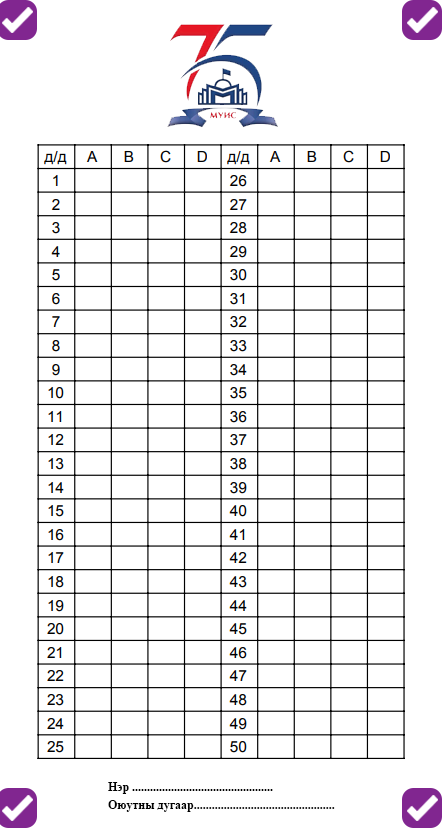
#> input picture orb/answer.png, 442 x 828 px
$ python flann_matcher.py
#> lines starting #> are read from the running program, lines starting #| are printed output that depends on the picture
import numpy as np
import cv2 as cv
from matplotlib import pyplot as plt
img1 = cv.imread('answer.png',0)
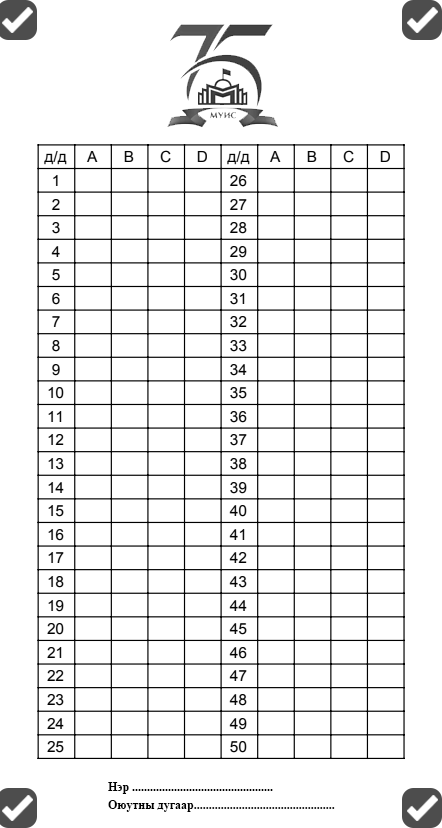
#> img1: shape (828, 442); min 0, max 255, mean 234.7
img2 = cv.imread('main3.jpg',0)
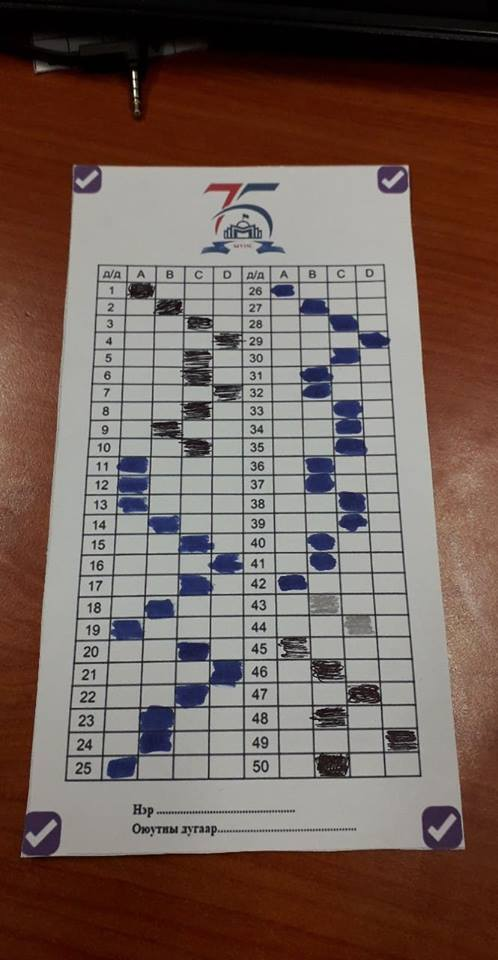
#> input picture orb/main3.jpg, 498 x 960 px
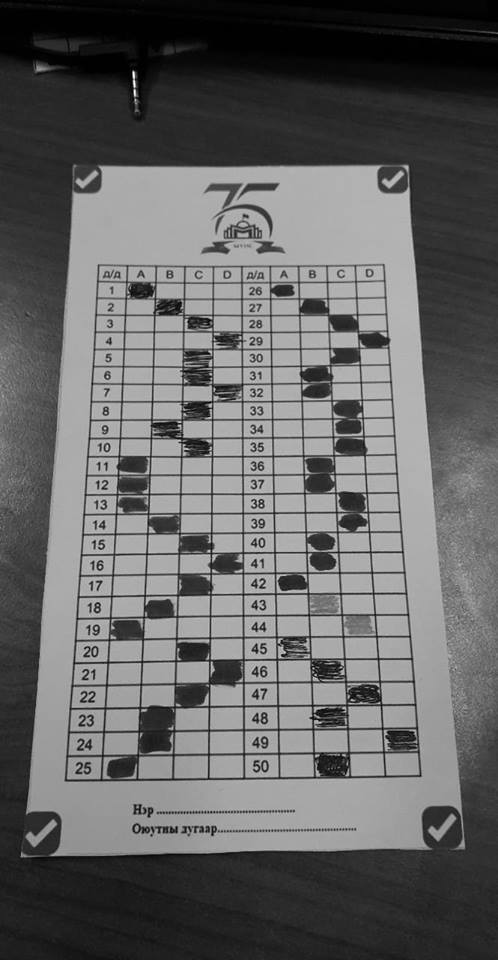
#> img2: shape (960, 498); min 0, max 255, mean 100.4

sift =  cv.xfeatures2d.SIFT_create()
kp1, des1 = sift.detectAndCompute(img1,None)
#> kp1 = 2703 keypoints; strongest (x, y, size): (112, 788, 1.9), (112, 784, 1.9), (53, 209, 1.9), (231, 209, 1.9)
kp2, des2 = sift.detectAndCompute(img2,None)
#> kp2 = 3111 keypoints; strongest (x, y, size): (133, 73, 2.4), (134, 91, 2), (134, 85, 2.5), (209, 551, 1.9)

FLANN_INDEX_KDTREE = 1
index_params = dict(algorithm = FLANN_INDEX_KDTREE, trees = 5)
search_params = dict(checks=50)
flann = cv.FlannBasedMatcher(index_params,search_params)
matches = flann.knnMatch(des1,des2,k=2)
#> matches = 2703 matches

matchesMask = [[0,0] for i in range(len(matches))]
#> matchesMask = 2703 pairs, first value 0 to 0, second value 0 to 0

for i,(m,n) in enumerate(matches):
    if m.distance < 0.7*n.distance:
        matchesMask[i]=[1,0]
#> after the loop, matchesMask = 2703 pairs, first value 0 to 1, second value 0 to 0
draw_params = dict(matchColor = (0,255,0),
                   singlePointColor = (255,0,0),
                   matchesMask = matchesMask,
                   flags = 0)
#> draw_params = 4 items
img3 = cv.drawMatchesKnn(img1,kp1,img2,kp2,matches,None,**draw_params)
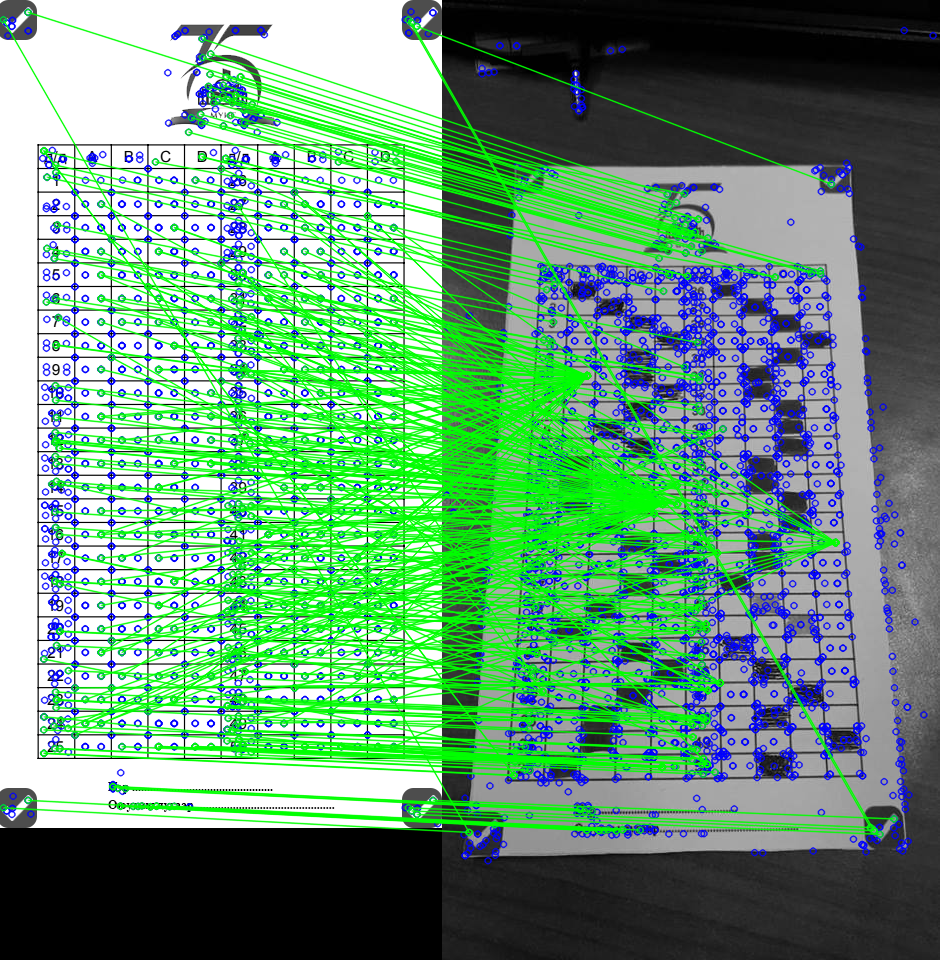
#> img3: shape (960, 940, 3); mean of channels 0, 1, 2 119.3, 152.4, 104.4; drawn as B, G, R
cv.imwrite('flann_result.jpg', img3)
plt.imshow(img3,),plt.show()
